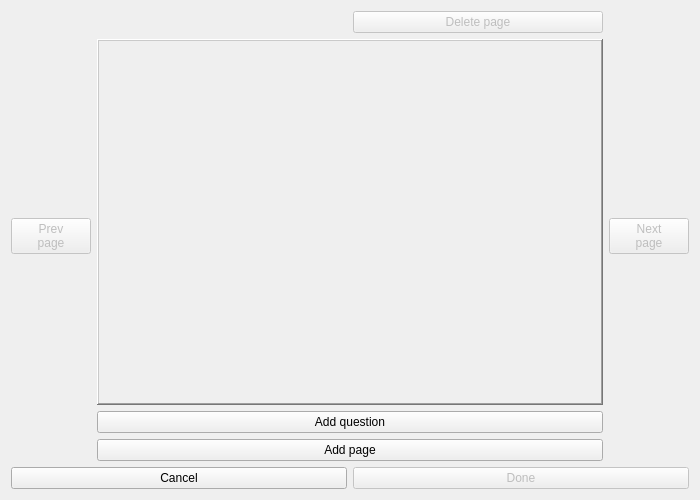
<?xml version="1.0" encoding="UTF-8"?>
<ui version="4.0">
 <class>construtcor_page</class>
 <widget class="QWidget" name="construtcor_page">
  <property name="geometry">
   <rect>
    <x>0</x>
    <y>0</y>
    <width>700</width>
    <height>500</height>
   </rect>
  </property>
  <property name="sizePolicy">
   <sizepolicy hsizetype="Preferred" vsizetype="Preferred">
    <horstretch>0</horstretch>
    <verstretch>0</verstretch>
   </sizepolicy>
  </property>
  <property name="minimumSize">
   <size>
    <width>400</width>
    <height>500</height>
   </size>
  </property>
  <property name="windowTitle">
   <string>Form</string>
  </property>
  <layout class="QVBoxLayout" name="verticalLayout_2" stretch="1,0">
   <item>
    <layout class="QHBoxLayout" name="horizontalLayout_2" stretch="0,1,0">
     <item>
      <widget class="QPushButton" name="prev_page_button">
       <property name="enabled">
        <bool>false</bool>
       </property>
       <property name="text">
        <string>Prev
page</string>
       </property>
       <property name="iconSize">
        <size>
         <width>16</width>
         <height>32</height>
        </size>
       </property>
      </widget>
     </item>
     <item>
      <layout class="QVBoxLayout" name="questions_manage_layout" stretch="0,1,0,0">
       <item>
        <layout class="QHBoxLayout" name="horizontalLayout_3">
         <item>
          <widget class="QLabel" name="num_question_label">
           <property name="text">
            <string/>
           </property>
          </widget>
         </item>
         <item>
          <widget class="QPushButton" name="delete_page_button">
           <property name="enabled">
            <bool>false</bool>
           </property>
           <property name="text">
            <string>Delete page</string>
           </property>
          </widget>
         </item>
        </layout>
       </item>
       <item>
        <widget class="QFrame" name="questions_preview">
         <property name="frameShape">
          <enum>QFrame::WinPanel</enum>
         </property>
         <property name="frameShadow">
          <enum>QFrame::Raised</enum>
         </property>
         <property name="lineWidth">
          <number>4</number>
         </property>
         <layout class="QVBoxLayout" name="verticalLayout">
          <item>
           <layout class="QVBoxLayout" name="questions_layout"/>
          </item>
         </layout>
        </widget>
       </item>
       <item>
        <widget class="QPushButton" name="add_question_button">
         <property name="sizePolicy">
          <sizepolicy hsizetype="Minimum" vsizetype="Fixed">
           <horstretch>0</horstretch>
           <verstretch>0</verstretch>
          </sizepolicy>
         </property>
         <property name="layoutDirection">
          <enum>Qt::LeftToRight</enum>
         </property>
         <property name="autoFillBackground">
          <bool>false</bool>
         </property>
         <property name="text">
          <string>Add question</string>
         </property>
        </widget>
       </item>
       <item>
        <widget class="QPushButton" name="add_page_button">
         <property name="text">
          <string>Add page</string>
         </property>
        </widget>
       </item>
      </layout>
     </item>
     <item>
      <widget class="QPushButton" name="next_page_button">
       <property name="enabled">
        <bool>false</bool>
       </property>
       <property name="text">
        <string>Next
page</string>
       </property>
       <property name="iconSize">
        <size>
         <width>16</width>
         <height>32</height>
        </size>
       </property>
      </widget>
     </item>
    </layout>
   </item>
   <item>
    <layout class="QHBoxLayout" name="horizontalLayout">
     <item>
      <widget class="QPushButton" name="cancel_button">
       <property name="text">
        <string>Cancel</string>
       </property>
      </widget>
     </item>
     <item>
      <widget class="QPushButton" name="done_button">
       <property name="enabled">
        <bool>false</bool>
       </property>
       <property name="text">
        <string>Done</string>
       </property>
      </widget>
     </item>
    </layout>
   </item>
  </layout>
 </widget>
 <resources/>
 <connections/>
</ui>
